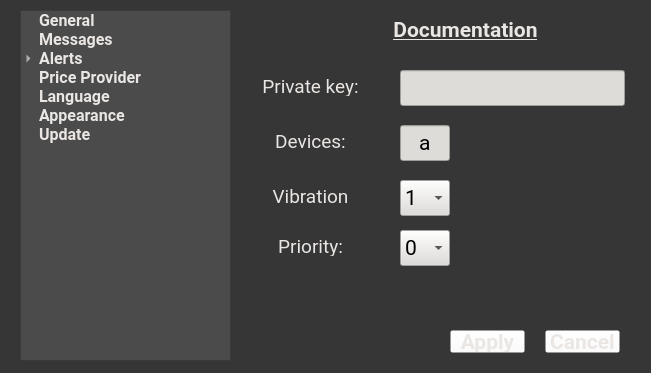
<?xml version="1.0" encoding="UTF-8"?>
<ui version="4.0">
 <class>Form</class>
 <widget class="QWidget" name="Form">
  <property name="geometry">
   <rect>
    <x>0</x>
    <y>0</y>
    <width>651</width>
    <height>373</height>
   </rect>
  </property>
  <property name="windowTitle">
   <string>Settings</string>
  </property>
  <property name="styleSheet">
   <string notr="true">background-color: rgb(54, 54, 54);</string>
  </property>
  <widget class="QTreeWidget" name="treeWidget">
   <property name="geometry">
    <rect>
     <x>20</x>
     <y>10</y>
     <width>211</width>
     <height>351</height>
    </rect>
   </property>
   <property name="font">
    <font>
     <family>Roboto</family>
     <pointsize>12</pointsize>
     <weight>75</weight>
     <bold>true</bold>
    </font>
   </property>
   <property name="styleSheet">
    <string notr="true">color: rgb(234, 230, 228);
background-color: rgb(75, 75, 75);</string>
   </property>
   <property name="lineWidth">
    <number>1</number>
   </property>
   <property name="midLineWidth">
    <number>0</number>
   </property>
   <property name="indentation">
    <number>15</number>
   </property>
   <property name="uniformRowHeights">
    <bool>false</bool>
   </property>
   <attribute name="headerVisible">
    <bool>false</bool>
   </attribute>
   <column>
    <property name="text">
     <string/>
    </property>
   </column>
   <item>
    <property name="text">
     <string>General</string>
    </property>
   </item>
   <item>
    <property name="text">
     <string>Messages</string>
    </property>
   </item>
   <item>
    <property name="text">
     <string>Alerts</string>
    </property>
    <item>
     <property name="text">
      <string>Email</string>
     </property>
    </item>
    <item>
     <property name="text">
      <string>Mobile</string>
     </property>
    </item>
    <item>
     <property name="text">
      <string>Desktop</string>
     </property>
    </item>
   </item>
   <item>
    <property name="text">
     <string>Price Provider</string>
    </property>
   </item>
   <item>
    <property name="text">
     <string>Language</string>
    </property>
   </item>
   <item>
    <property name="text">
     <string>Appearance</string>
    </property>
   </item>
   <item>
    <property name="text">
     <string>Update</string>
    </property>
   </item>
  </widget>
  <widget class="QPushButton" name="pushButton_Cancel">
   <property name="geometry">
    <rect>
     <x>545</x>
     <y>330</y>
     <width>75</width>
     <height>23</height>
    </rect>
   </property>
   <property name="font">
    <font>
     <family>Roboto</family>
     <pointsize>16</pointsize>
     <weight>75</weight>
     <bold>true</bold>
    </font>
   </property>
   <property name="styleSheet">
    <string notr="true">background-color: rgba(255, 255, 255, 0);
color: rgb(234, 230, 228);</string>
   </property>
   <property name="text">
    <string>Cancel</string>
   </property>
  </widget>
  <widget class="QPushButton" name="pushButton_ApplyClose">
   <property name="geometry">
    <rect>
     <x>450</x>
     <y>330</y>
     <width>75</width>
     <height>23</height>
    </rect>
   </property>
   <property name="font">
    <font>
     <family>Roboto</family>
     <pointsize>16</pointsize>
     <weight>75</weight>
     <bold>true</bold>
    </font>
   </property>
   <property name="styleSheet">
    <string notr="true">background-color: rgba(255, 255, 255, 0);
color: rgb(234, 230, 228);</string>
   </property>
   <property name="text">
    <string>Apply</string>
   </property>
  </widget>
  <widget class="QLabel" name="label1_alerts_mobile">
   <property name="enabled">
    <bool>true</bool>
   </property>
   <property name="geometry">
    <rect>
     <x>300</x>
     <y>10</y>
     <width>331</width>
     <height>41</height>
    </rect>
   </property>
   <property name="font">
    <font>
     <family>Roboto</family>
     <pointsize>16</pointsize>
     <weight>75</weight>
     <bold>true</bold>
    </font>
   </property>
   <property name="styleSheet">
    <string notr="true">color: rgb(234, 230, 228);</string>
   </property>
   <property name="text">
    <string>&lt;html&gt;&lt;head/&gt;&lt;body&gt;&lt;p align=&quot;center&quot;&gt;&lt;a href=&quot;https://www.pushsafer.com/en/pushapi&quot;&gt;&lt;span style=&quot; text-decoration: underline; color:#eae6e4;&quot;&gt;Documentation&lt;/span&gt;&lt;/a&gt;&lt;/p&gt;&lt;/body&gt;&lt;/html&gt;</string>
   </property>
   <property name="textFormat">
    <enum>Qt::RichText</enum>
   </property>
   <property name="scaledContents">
    <bool>false</bool>
   </property>
   <property name="alignment">
    <set>Qt::AlignCenter</set>
   </property>
   <property name="wordWrap">
    <bool>true</bool>
   </property>
  </widget>
  <widget class="QLabel" name="label2_alerts_mobile">
   <property name="enabled">
    <bool>true</bool>
   </property>
   <property name="geometry">
    <rect>
     <x>250</x>
     <y>75</y>
     <width>121</width>
     <height>21</height>
    </rect>
   </property>
   <property name="font">
    <font>
     <family>Roboto</family>
     <pointsize>14</pointsize>
     <weight>50</weight>
     <bold>false</bold>
    </font>
   </property>
   <property name="styleSheet">
    <string notr="true">color: rgb(234, 230, 228);</string>
   </property>
   <property name="text">
    <string>Private key:</string>
   </property>
   <property name="textFormat">
    <enum>Qt::RichText</enum>
   </property>
   <property name="scaledContents">
    <bool>false</bool>
   </property>
   <property name="alignment">
    <set>Qt::AlignCenter</set>
   </property>
  </widget>
  <widget class="QLineEdit" name="lineEdit_privatekey_alerts_mobile">
   <property name="enabled">
    <bool>true</bool>
   </property>
   <property name="geometry">
    <rect>
     <x>400</x>
     <y>70</y>
     <width>225</width>
     <height>36</height>
    </rect>
   </property>
   <property name="font">
    <font>
     <family>Roboto</family>
     <pointsize>16</pointsize>
    </font>
   </property>
   <property name="styleSheet">
    <string notr="true">background-color: rgb(222, 220, 216);</string>
   </property>
   <property name="text">
    <string/>
   </property>
   <property name="alignment">
    <set>Qt::AlignJustify|Qt::AlignVCenter</set>
   </property>
  </widget>
  <widget class="QLabel" name="label3_alerts_mobile">
   <property name="enabled">
    <bool>true</bool>
   </property>
   <property name="geometry">
    <rect>
     <x>250</x>
     <y>130</y>
     <width>121</width>
     <height>21</height>
    </rect>
   </property>
   <property name="font">
    <font>
     <family>Roboto</family>
     <pointsize>14</pointsize>
     <weight>50</weight>
     <bold>false</bold>
    </font>
   </property>
   <property name="styleSheet">
    <string notr="true">color: rgb(234, 230, 228);</string>
   </property>
   <property name="text">
    <string>Devices:</string>
   </property>
   <property name="textFormat">
    <enum>Qt::RichText</enum>
   </property>
   <property name="scaledContents">
    <bool>false</bool>
   </property>
   <property name="alignment">
    <set>Qt::AlignCenter</set>
   </property>
  </widget>
  <widget class="QLineEdit" name="lineEdit_devices_alerts_mobile">
   <property name="enabled">
    <bool>true</bool>
   </property>
   <property name="geometry">
    <rect>
     <x>400</x>
     <y>125</y>
     <width>50</width>
     <height>36</height>
    </rect>
   </property>
   <property name="font">
    <font>
     <family>Roboto</family>
     <pointsize>16</pointsize>
    </font>
   </property>
   <property name="styleSheet">
    <string notr="true">background-color: rgb(222, 220, 216);</string>
   </property>
   <property name="inputMask">
    <string/>
   </property>
   <property name="text">
    <string>a</string>
   </property>
   <property name="alignment">
    <set>Qt::AlignCenter</set>
   </property>
  </widget>
  <widget class="QLabel" name="label4_alerts_mobile">
   <property name="enabled">
    <bool>true</bool>
   </property>
   <property name="geometry">
    <rect>
     <x>250</x>
     <y>185</y>
     <width>121</width>
     <height>21</height>
    </rect>
   </property>
   <property name="font">
    <font>
     <family>Roboto</family>
     <pointsize>14</pointsize>
     <weight>50</weight>
     <bold>false</bold>
    </font>
   </property>
   <property name="styleSheet">
    <string notr="true">color: rgb(234, 230, 228);</string>
   </property>
   <property name="text">
    <string>Vibration</string>
   </property>
   <property name="textFormat">
    <enum>Qt::RichText</enum>
   </property>
   <property name="scaledContents">
    <bool>false</bool>
   </property>
   <property name="alignment">
    <set>Qt::AlignCenter</set>
   </property>
  </widget>
  <widget class="QComboBox" name="comboBox_vibration_alerts_mobile">
   <property name="enabled">
    <bool>true</bool>
   </property>
   <property name="geometry">
    <rect>
     <x>400</x>
     <y>180</y>
     <width>50</width>
     <height>36</height>
    </rect>
   </property>
   <property name="font">
    <font>
     <family>Roboto</family>
     <pointsize>16</pointsize>
    </font>
   </property>
   <property name="styleSheet">
    <string notr="true">background-color: rgb(222, 220, 216);</string>
   </property>
   <property name="currentText">
    <string>1</string>
   </property>
   <property name="currentIndex">
    <number>1</number>
   </property>
   <property name="placeholderText">
    <string>Source</string>
   </property>
   <item>
    <property name="text">
     <string>None</string>
    </property>
   </item>
   <item>
    <property name="text">
     <string>1</string>
    </property>
   </item>
   <item>
    <property name="text">
     <string>2</string>
    </property>
   </item>
   <item>
    <property name="text">
     <string>3</string>
    </property>
   </item>
  </widget>
  <widget class="QLabel" name="label5_alerts_mobile">
   <property name="enabled">
    <bool>true</bool>
   </property>
   <property name="geometry">
    <rect>
     <x>250</x>
     <y>235</y>
     <width>121</width>
     <height>21</height>
    </rect>
   </property>
   <property name="font">
    <font>
     <family>Roboto</family>
     <pointsize>14</pointsize>
     <weight>50</weight>
     <bold>false</bold>
    </font>
   </property>
   <property name="styleSheet">
    <string notr="true">color: rgb(234, 230, 228);</string>
   </property>
   <property name="text">
    <string>Priority:</string>
   </property>
   <property name="textFormat">
    <enum>Qt::RichText</enum>
   </property>
   <property name="scaledContents">
    <bool>false</bool>
   </property>
   <property name="alignment">
    <set>Qt::AlignCenter</set>
   </property>
  </widget>
  <widget class="QComboBox" name="comboBox_priority_alerts_mobile">
   <property name="enabled">
    <bool>true</bool>
   </property>
   <property name="geometry">
    <rect>
     <x>400</x>
     <y>230</y>
     <width>50</width>
     <height>36</height>
    </rect>
   </property>
   <property name="font">
    <font>
     <family>Roboto</family>
     <pointsize>16</pointsize>
    </font>
   </property>
   <property name="styleSheet">
    <string notr="true">background-color: rgb(222, 220, 216);</string>
   </property>
   <property name="currentText">
    <string>0</string>
   </property>
   <property name="currentIndex">
    <number>2</number>
   </property>
   <property name="placeholderText">
    <string>Source</string>
   </property>
   <item>
    <property name="text">
     <string>-2</string>
    </property>
   </item>
   <item>
    <property name="text">
     <string>-1</string>
    </property>
   </item>
   <item>
    <property name="text">
     <string>0</string>
    </property>
   </item>
   <item>
    <property name="text">
     <string>1</string>
    </property>
   </item>
   <item>
    <property name="text">
     <string>2</string>
    </property>
   </item>
  </widget>
 </widget>
 <resources/>
 <connections/>
</ui>
